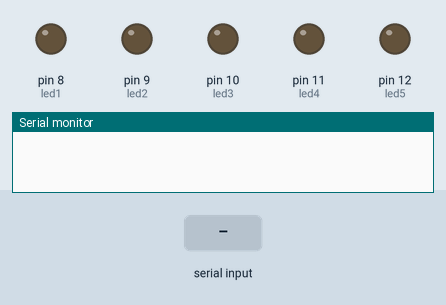
Simulated run of this sketch. Board: Arduino Uno, built with avr-gcc and run on an emulated ATmega328P. Shown: output pins drawn as LEDs (lit = HIGH), the last lines printed to the serial monitor. The test bench sets the inputs (shaded band).

Above: at 1.2 s.
1.3 s: "1" received over Serial
At 1.7 s:
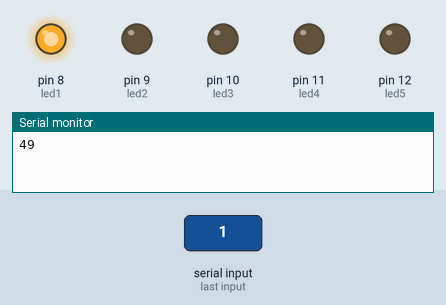
2.8 s: "2" received over Serial
At 4.0 s:
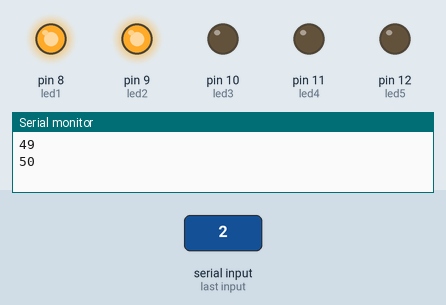
4.3 s: "3" received over Serial
At 5.2 s:
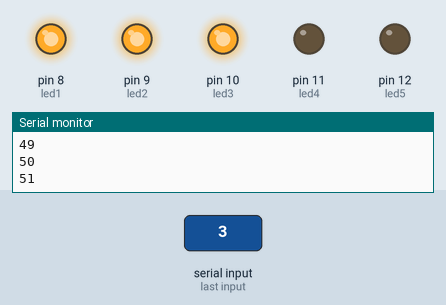
5.8 s: "4" received over Serial
At 6.3 s:
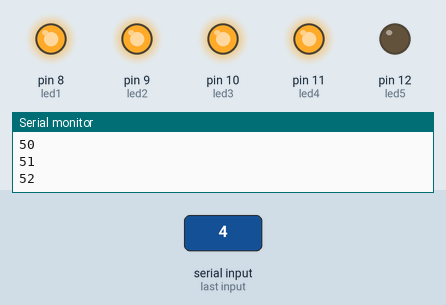
7.3 s: "5" received over Serial
At 8.5 s:
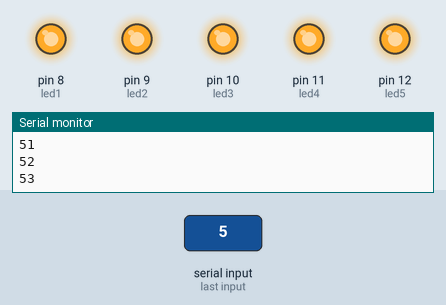
8.8 s: "0" received over Serial
At 9.8 s:
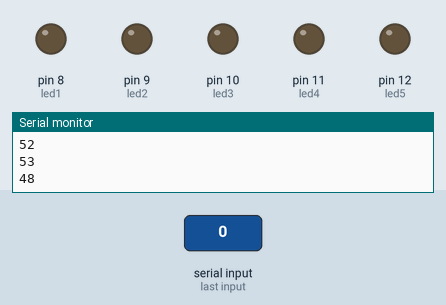
Timing chart, 0 to 11.3 s (numbered marks = the images above; inputs shaded):
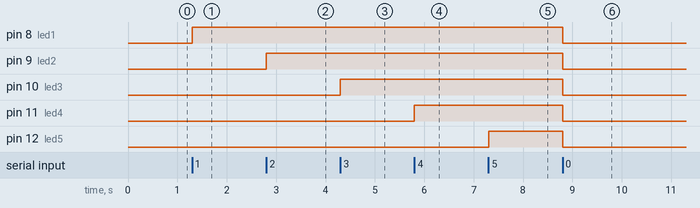

The sketch:

led_cv2_serial.ino
```cpp
int led1 = 8;
int led2 = 9;
int led3 = 10;
int led4 = 11;
int led5 = 12;
int inc_data = 0;

void setup() {
  // Initialize serial communication at 9600 bps
  Serial.begin(9600);

  // Set up LEDs as output
  pinMode(led1, OUTPUT);
  pinMode(led2, OUTPUT);
  pinMode(led3, OUTPUT);
  pinMode(led4, OUTPUT);
  pinMode(led5, OUTPUT);
}

void loop() {
  // Check if data is available to read from serial
  if (Serial.available() > 0) {
    // Read the incoming data
    inc_data = Serial.read();  // Read one byte from the serial buffer
    Serial.println(inc_data);  // Print the received data for debugging

    // Control LEDs based on the received number
    if (inc_data == '0') {  // Make sure to match with character '0'
      digitalWrite(led1, LOW);
      digitalWrite(led2, LOW);
      digitalWrite(led3, LOW);
      digitalWrite(led4, LOW);
      digitalWrite(led5, LOW);
    }
    else if (inc_data == '1') {
      digitalWrite(led1, HIGH);
      digitalWrite(led2, LOW);
      digitalWrite(led3, LOW);
      digitalWrite(led4, LOW);
      digitalWrite(led5, LOW);
    }
    else if (inc_data == '2') {
      digitalWrite(led1, HIGH);
      digitalWrite(led2, HIGH);
      digitalWrite(led3, LOW);
      digitalWrite(led4, LOW);
      digitalWrite(led5, LOW);
    }
    else if (inc_data == '3') {
      digitalWrite(led1, HIGH);
      digitalWrite(led2, HIGH);
      digitalWrite(led3, HIGH);
      digitalWrite(led4, LOW);
      digitalWrite(led5, LOW);
    }
    else if (inc_data == '4') {
      digitalWrite(led1, HIGH);
      digitalWrite(led2, HIGH);
      digitalWrite(led3, HIGH);
      digitalWrite(led4, HIGH);
      digitalWrite(led5, LOW);
    }
    else if (inc_data == '5') {
      digitalWrite(led1, HIGH);
      digitalWrite(led2, HIGH);
      digitalWrite(led3, HIGH);
      digitalWrite(led4, HIGH);
      digitalWrite(led5, HIGH);
    }
  }
}
```

Measured:
- after the input at 1.3 s, pin 8 (led1): LOW → HIGH at once
- after the input at 2.8 s, pin 9 (led2): LOW → HIGH at once
- after the input at 4.3 s, pin 10 (led3): LOW → HIGH at once
- after the input at 5.8 s, pin 11 (led4): LOW → HIGH at once
- after the input at 7.3 s, pin 12 (led5): LOW → HIGH at once
- after the input at 8.8 s, pin 8 (led1), pin 9 (led2), pin 10 (led3), pin 11 (led4), pin 12 (led5): HIGH → LOW at once
